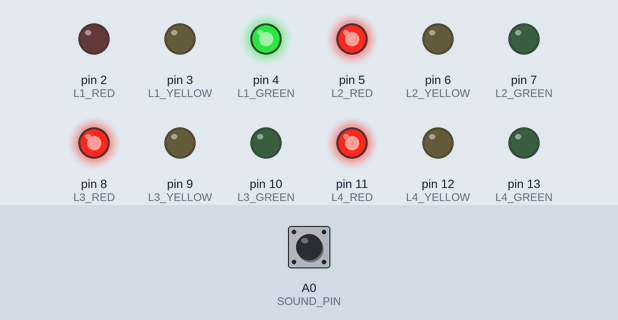
Recording of a sketch running on a simulated Arduino Uno, built with avr-gcc and run on an emulated ATmega328P. Shown: output pins drawn as LEDs (lit = HIGH). The test bench sets the inputs (shaded band); at power-on: A0 (SOUND_PIN) LOW. What the sketch prints to the serial monitor is not drawn.

Above: at 1.2 s.
1.3 s: A0 (SOUND_PIN) driven HIGH
3.2 s: A0 (SOUND_PIN) pulsed LOW 2 times (0.12 s each, 0.3 s apart)
At 5.16 s:
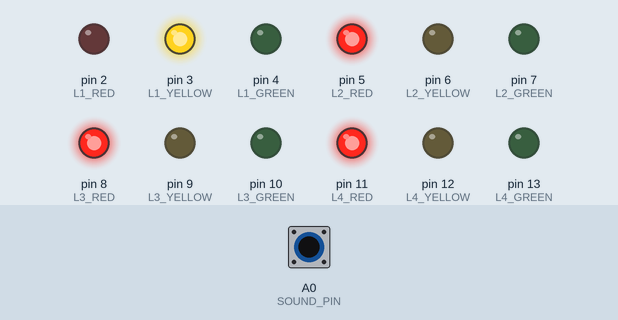
6.7 s: A0 (SOUND_PIN) pulsed LOW 2 times (0.12 s each, 0.3 s apart)
At 12.8 s:
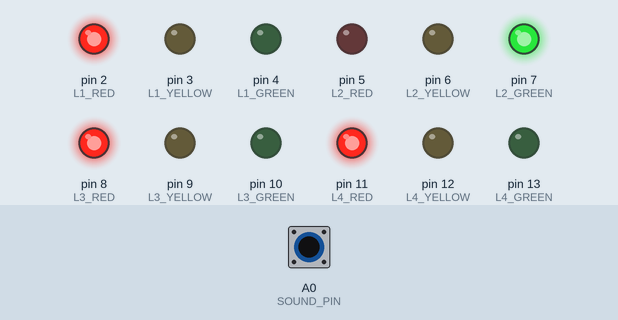
Timing chart, 0 to 36.2 s (numbered marks = the images above; inputs shaded):
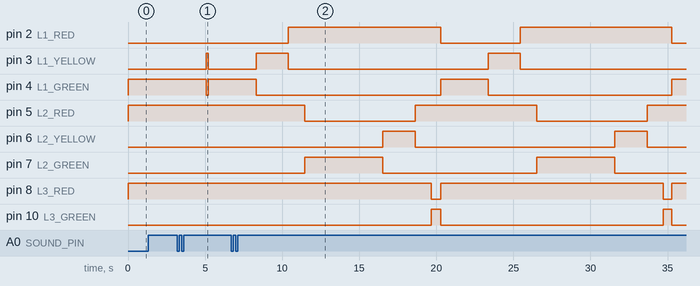

Measured:
- after the input at 1.3 s, every drawn part: stays the same
- by itself, pin 2 (L1_RED): alternates HIGH for 9.9 s and LOW for 5.2 s
- by itself, pin 3 (L1_YELLOW), pin 6 (L2_YELLOW): alternates HIGH for 2.1 s and LOW for 13.0 s
- by itself, pin 4 (L1_GREEN): alternates HIGH for 3.1 s and LOW for 11.9 s
- by itself, pin 5 (L2_RED): alternates HIGH for 7.9 s and LOW for 7.2 s
- by itself, pin 7 (L2_GREEN): alternates HIGH for 5.1 s and LOW for 10.0 s
- by itself, pin 8 (L3_RED): alternates HIGH for 14.4 s and LOW for 0.58 s
- by itself, pin 10 (L3_GREEN): alternates HIGH for 0.58 s and LOW for 14.4 s

The sketch:

traffic_4_lane_prop.ino
```cpp
/*
  ============================================================
  4-Lane Traffic Signal
  + ALL-RED Transition between every lane change
  + Sound Triggered Lane 1 Priority (3 seconds)
  + Cooldown System (15 seconds)
  ============================================================

  PIN CONNECTIONS:
  Lane 1: RED=2, YELLOW=3, GREEN=4
  Lane 2: RED=5, YELLOW=6, GREEN=7
  Lane 3: RED=8, YELLOW=9, GREEN=10
  Lane 4: RED=11, YELLOW=12, GREEN=13
  Sound Sensor D0 → A0
  ============================================================
*/

// Lane 1
const int L1_RED    = 2;
const int L1_YELLOW = 3;
const int L1_GREEN  = 4;

// Lane 2
const int L2_RED    = 5;
const int L2_YELLOW = 6;
const int L2_GREEN  = 7;

// Lane 3
const int L3_RED    = 8;
const int L3_YELLOW = 9;
const int L3_GREEN  = 10;

// Lane 4
const int L4_RED    = 11;
const int L4_YELLOW = 12;
const int L4_GREEN  = 13;

// Sound Sensor
const int SOUND_PIN = A0;

// ── Timing ────────────────────────────────────────────────
const unsigned long GREEN_DURATION   = 5000;  // Normal green  = 5 sec
const unsigned long YELLOW_DURATION  = 2000;  // Yellow        = 2 sec
const unsigned long ALL_RED_DURATION = 1000;  // ✅ All RED     = 1 sec
const unsigned long SOUND_GREEN_TIME = 3000;  // Sound green   = 3 sec
const unsigned long COOLDOWN_TIME    = 15000; // Cooldown      = 15 sec

// ── States ────────────────────────────────────────────────
enum TrafficState {
  LANE1_GREEN,
  LANE1_YELLOW,
  ALL_RED_1,       // ✅ All RED after Lane 1 → before Lane 2
  LANE2_GREEN,
  LANE2_YELLOW,
  ALL_RED_2,       // ✅ All RED after Lane 2 → before Lane 3
  LANE3_GREEN,
  LANE3_YELLOW,
  ALL_RED_3,       // ✅ All RED after Lane 3 → before Lane 4
  LANE4_GREEN,
  LANE4_YELLOW,
  ALL_RED_4,       // ✅ All RED after Lane 4 → before Lane 1
  SOUND_OVERRIDE
};

TrafficState currentState = LANE1_GREEN;
unsigned long stateStartTime = 0;
unsigned long cooldownStart  = 0;
bool cooldownActive          = false;

// ── Turn off ALL LEDs ─────────────────────────────────────
void allOff() {
  digitalWrite(L1_RED, LOW); digitalWrite(L1_YELLOW, LOW); digitalWrite(L1_GREEN, LOW);
  digitalWrite(L2_RED, LOW); digitalWrite(L2_YELLOW, LOW); digitalWrite(L2_GREEN, LOW);
  digitalWrite(L3_RED, LOW); digitalWrite(L3_YELLOW, LOW); digitalWrite(L3_GREEN, LOW);
  digitalWrite(L4_RED, LOW); digitalWrite(L4_YELLOW, LOW); digitalWrite(L4_GREEN, LOW);
}

// ── Turn ALL lanes RED ────────────────────────────────────
void allRed() {
  allOff();
  digitalWrite(L1_RED, HIGH);
  digitalWrite(L2_RED, HIGH);
  digitalWrite(L3_RED, HIGH);
  digitalWrite(L4_RED, HIGH);
}

// ── Apply LEDs based on state ─────────────────────────────
void applyState(TrafficState state) {
  allOff();
  switch (state) {

    // ── ALL RED STATES ✅ ─────────────────────────────────
    case ALL_RED_1:
    case ALL_RED_2:
    case ALL_RED_3:
    case ALL_RED_4:
      allRed();
      break;

    // ── LANE 1 ────────────────────────────────────────────
    case LANE1_GREEN:
      digitalWrite(L1_GREEN, HIGH);
      digitalWrite(L2_RED,   HIGH);
      digitalWrite(L3_RED,   HIGH);
      digitalWrite(L4_RED,   HIGH);
      break;

    case LANE1_YELLOW:
      digitalWrite(L1_YELLOW, HIGH);
      digitalWrite(L2_RED,    HIGH);
      digitalWrite(L3_RED,    HIGH);
      digitalWrite(L4_RED,    HIGH);
      break;

    // ── LANE 2 ────────────────────────────────────────────
    case LANE2_GREEN:
      digitalWrite(L2_GREEN, HIGH);
      digitalWrite(L1_RED,   HIGH);
      digitalWrite(L3_RED,   HIGH);
      digitalWrite(L4_RED,   HIGH);
      break;

    case LANE2_YELLOW:
      digitalWrite(L2_YELLOW, HIGH);
      digitalWrite(L1_RED,    HIGH);
      digitalWrite(L3_RED,    HIGH);
      digitalWrite(L4_RED,    HIGH);
      break;

    // ── LANE 3 ────────────────────────────────────────────
    case LANE3_GREEN:
      digitalWrite(L3_GREEN, HIGH);
      digitalWrite(L1_RED,   HIGH);
      digitalWrite(L2_RED,   HIGH);
      digitalWrite(L4_RED,   HIGH);
      break;

    case LANE3_YELLOW:
      digitalWrite(L3_YELLOW, HIGH);
      digitalWrite(L1_RED,    HIGH);
      digitalWrite(L2_RED,    HIGH);
      digitalWrite(L4_RED,    HIGH);
      break;

    // ── LANE 4 ────────────────────────────────────────────
    case LANE4_GREEN:
      digitalWrite(L4_GREEN, HIGH);
      digitalWrite(L1_RED,   HIGH);
      digitalWrite(L2_RED,   HIGH);
      digitalWrite(L3_RED,   HIGH);
      break;

    case LANE4_YELLOW:
      digitalWrite(L4_YELLOW, HIGH);
      digitalWrite(L1_RED,    HIGH);
      digitalWrite(L2_RED,    HIGH);
      digitalWrite(L3_RED,    HIGH);
      break;

    // ── SOUND OVERRIDE ────────────────────────────────────
    case SOUND_OVERRIDE:
      digitalWrite(L1_GREEN, HIGH);
      digitalWrite(L2_RED,   HIGH);
      digitalWrite(L3_RED,   HIGH);
      digitalWrite(L4_RED,   HIGH);
      break;
  }
}

// ── Transition to new state ───────────────────────────────
void transitionTo(TrafficState newState) {
  currentState   = newState;
  stateStartTime = millis();
  applyState(newState);

  const char* names[] = {
    "LANE1_GREEN", "LANE1_YELLOW", "ALL_RED_1",
    "LANE2_GREEN", "LANE2_YELLOW", "ALL_RED_2",
    "LANE3_GREEN", "LANE3_YELLOW", "ALL_RED_3",
    "LANE4_GREEN", "LANE4_YELLOW", "ALL_RED_4",
    "SOUND_OVERRIDE"
  };
  Serial.print("[State] → ");
  Serial.println(names[newState]);
}

// ─────────────────────────────────────────────────────────
void setup() {
  pinMode(L1_RED, OUTPUT); pinMode(L1_YELLOW, OUTPUT); pinMode(L1_GREEN, OUTPUT);
  pinMode(L2_RED, OUTPUT); pinMode(L2_YELLOW, OUTPUT); pinMode(L2_GREEN, OUTPUT);
  pinMode(L3_RED, OUTPUT); pinMode(L3_YELLOW, OUTPUT); pinMode(L3_GREEN, OUTPUT);
  pinMode(L4_RED, OUTPUT); pinMode(L4_YELLOW, OUTPUT); pinMode(L4_GREEN, OUTPUT);
  pinMode(SOUND_PIN, INPUT);

  Serial.begin(9600);
  Serial.println("4-Lane Traffic System Ready.");
  transitionTo(LANE1_GREEN);
}

// ─────────────────────────────────────────────────────────
void loop() {
  unsigned long now     = millis();
  unsigned long elapsed = now - stateStartTime;

  // STEP 1 — Check cooldown
  if (cooldownActive) {
    if (now - cooldownStart >= COOLDOWN_TIME) {
      cooldownActive = false;
      Serial.println("Cooldown over. Ready for next trigger.");
    }
  }

  // STEP 2 — Check sound sensor
  bool soundDetected = (digitalRead(SOUND_PIN) == HIGH);

  if (soundDetected) {
    if (!cooldownActive) {
      if (currentState != SOUND_OVERRIDE && currentState != LANE1_GREEN) {

        Serial.println("Sound detected! Lane 1 → GREEN | Others → RED (3 sec)");
        Serial.println("Cooldown started (15 sec).");

        cooldownActive = true;
        cooldownStart  = now;
        transitionTo(SOUND_OVERRIDE);
        return;

      } else {
        Serial.println("Sound detected — Lane 1 already green. Ignored.");
      }
    } else {
      unsigned long remaining = (COOLDOWN_TIME - (now - cooldownStart)) / 1000;
      Serial.print("Sound ignored. Cooldown: ");
      Serial.print(remaining);
      Serial.println(" sec remaining.");
    }
  }

  // STEP 3 — Full cycle with ALL RED transitions
  switch (currentState) {

    // ── SOUND OVERRIDE ────────────────────────────────────
    case SOUND_OVERRIDE:
      if (elapsed >= SOUND_GREEN_TIME) {
        Serial.println("3 sec done. Returning to normal cycle.");
        transitionTo(LANE1_YELLOW);  // resume cleanly
      }
      break;

    // ── LANE 1 ────────────────────────────────────────────
    case LANE1_GREEN:
      if (elapsed >= GREEN_DURATION)   transitionTo(LANE1_YELLOW);
      break;
    case LANE1_YELLOW:
      if (elapsed >= YELLOW_DURATION)  transitionTo(ALL_RED_1);   // ✅ ALL RED
      break;
    case ALL_RED_1:
      if (elapsed >= ALL_RED_DURATION) transitionTo(LANE2_GREEN); // ✅ then Lane 2
      break;

    // ── LANE 2 ────────────────────────────────────────────
    case LANE2_GREEN:
      if (elapsed >= GREEN_DURATION)   transitionTo(LANE2_YELLOW);
      break;
    case LANE2_YELLOW:
      if (elapsed >= YELLOW_DURATION)  transitionTo(ALL_RED_2);   // ✅ ALL RED
      break;
    case ALL_RED_2:
      if (elapsed >= ALL_RED_DURATION) transitionTo(LANE3_GREEN); // ✅ then Lane 3
      break;

    // ── LANE 3 ────────────────────────────────────────────
    case LANE3_GREEN:
      if (elapsed >= GREEN_DURATION)   transitionTo(LANE3_YELLOW);
      break;
    case LANE3_YELLOW:
      if (elapsed >= YELLOW_DURATION)  transitionTo(ALL_RED_3);   // ✅ ALL RED
      break;
    case ALL_RED_3:
      if (elapsed >= ALL_RED_DURATION) transitionTo(LANE4_GREEN); // ✅ then Lane 4
      break;

    // ── LANE 4 ────────────────────────────────────────────
    case LANE4_GREEN:
      if (elapsed >= GREEN_DURATION)   transitionTo(LANE4_YELLOW);
      break;
    case LANE4_YELLOW:
      if (elapsed >= YELLOW_DURATION)  transitionTo(ALL_RED_4);   // ✅ ALL RED
      break;
    case ALL_RED_4:
      if (elapsed >= ALL_RED_DURATION) transitionTo(LANE1_GREEN); // ✅ back to Lane 1
      break;
  }
}
```
